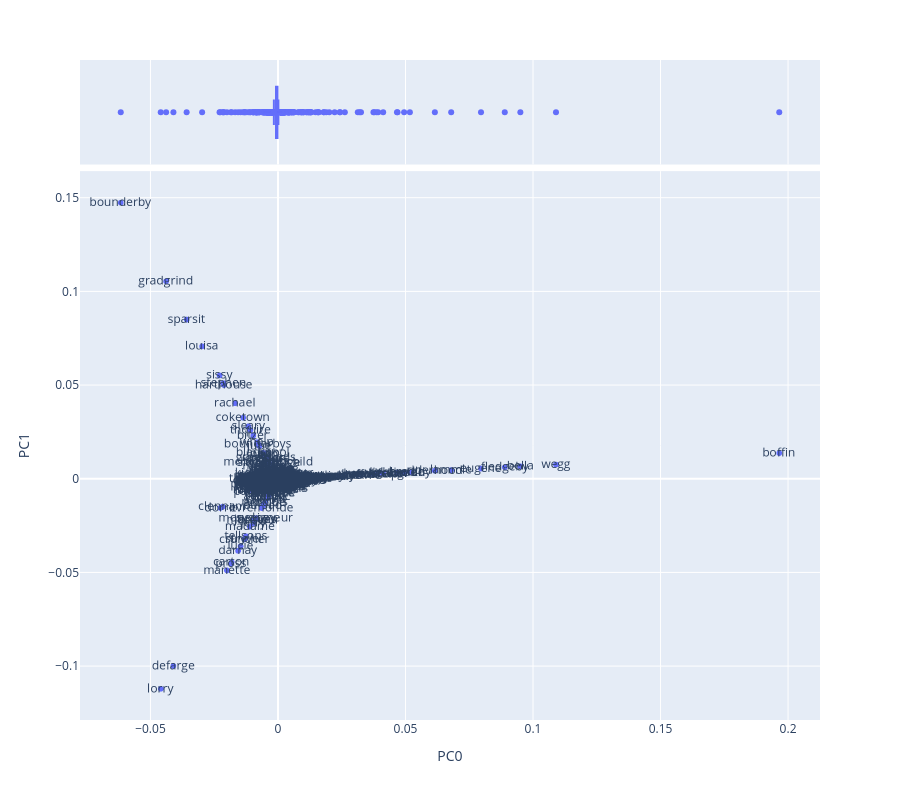

Write notebook code for a chart like this one.
### Code cell
vis_loadings(COMPS, 0, 1)

### Figure 1 — Plotly figure (JSON) as saved in the notebook; plotly's stock layout.template omitted (floating-point values rounded to 4 significant figures; data arrays with more than 128 entries replaced by an {"elided": "..."} marker saying what was removed)
{"data": [{"hovertemplate": "PC0=%{x}<br>PC1=%{y}<br>term_str=%{text}<extra></extra>", "legendgroup": "", "marker": {"color": "#636efa", "symbol": "circle"}, "mode": "markers+text", "name": "", "showlegend": false, "text": {"elided": "1614 str values"}, "type": "scattergl", "x": {"elided": "1614 float values"}, "xaxis": "x", "y": {"elided": "1614 float values"}, "yaxis": "y"}, {"alignmentgroup": "True", "hovertemplate": "PC0=%{x}<extra></extra>", "legendgroup": "", "marker": {"color": "#636efa", "symbol": "circle"}, "name": "", "notched": true, "offsetgroup": "", "showlegend": false, "type": "box", "x": {"elided": "1614 float values"}, "xaxis": "x2", "yaxis": "y2"}], "layout": {"height": 800, "legend": {"tracegroupgap": 0}, "margin": {"t": 60}, "xaxis": {"anchor": "y", "domain": [0, 1], "title": {"text": "PC0"}}, "xaxis2": {"anchor": "y2", "domain": [0, 1], "matches": "x", "showgrid": true, "showticklabels": false}, "yaxis": {"anchor": "x", "domain": [0, 0.8316], "title": {"text": "PC1"}}, "yaxis2": {"anchor": "x2", "domain": [0.8416, 1], "matches": "y2", "showgrid": false, "showline": false, "showticklabels": false, "ticks": ""}}}
